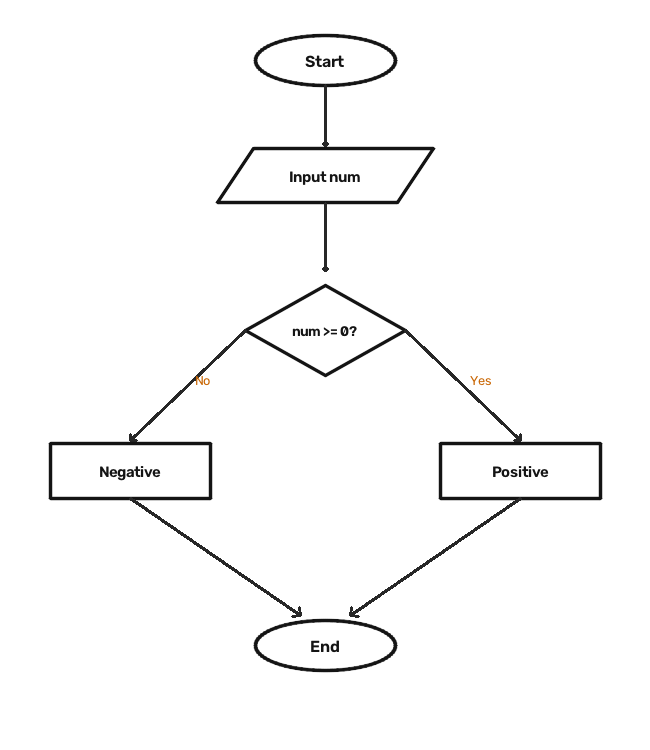
#> input picture samples/sample_decision.png, 650 x 750 px
$ python -i vision_processor.py   (imports and definitions only)   (older library calls are emulated)
#> lines starting #> are read from the running program, lines starting #| are printed output that depends on the picture; after the words box and inside, x2 and y2 are one past the last pixel; in counts of white or black regions, pixels touching at a corner belong together
"""
Module 1: Flowchart Vision & Image Processor
Author: Chethan S (Enhanced & Production Grade)

Features:
- 4-Point Perspective Transform & Whiteboard Deskewing
- Illumination Normalization & Shadow Removal
- Multi-shape detection (Oval, Rectangle, Diamond, Parallelogram, Circle)
- Directed arrow connection mapping with Hough Lines
- Confidence scoring & Annotated visual overlay
"""

import cv2
import numpy as np
import math
import os
import json
from dataclasses import dataclass, field, asdict
from typing import List, Tuple, Optional, Dict, Any


@dataclass
class DetectedNode:
    """A detected geometric shape block."""
    id: int
    shape: str              # "oval", "rectangle", "diamond", "parallelogram", "circle", "unknown"
    x: int                  # Bounding box x
    y: int                  # Bounding box y
    w: int                  # Bounding box width
    h: int                  # Bounding box height
    cx: int                 # Center x
    cy: int                 # Center y
    confidence: float = 0.95
    contour_points: list = field(default_factory=list)

    def to_dict(self) -> dict:
        return asdict(self)


@dataclass
class DetectedEdge:
    """A directed connection between two nodes."""
    source_id: int
    target_id: int
    label: str = ""         # "Yes", "No", "True", "False", or ""
    confidence: float = 0.90

    def to_dict(self) -> dict:
        return asdict(self)


@dataclass
class ShapeDetectionResult:
    """Full result of the vision stage."""
    nodes: List[DetectedNode] = field(default_factory=list)
    edges: List[DetectedEdge] = field(default_factory=list)
    image_width: int = 0
    image_height: int = 0
    deskewed: bool = False

    # [8 lines left out: function to_dict, not called in this run]

    def to_json(self, indent: int = 2) -> str:
        return json.dumps(self.to_dict(), indent=indent)


class ImageEnhancer:
    """Advanced preprocessing for Whiteboard photos, scans, and hand-drawn diagrams."""

    # [70 lines left out: functions remove_shadows, auto_deskew, not called in this run]


class VisionProcessor:
    """
    Main Vision Processing Engine.
    Handles image reading, deskewing, contour & shape analysis, arrow matching, and overlay generation.
    """

    COLOR_PALETTE = {
        "oval": (46, 204, 113),          # Emerald Green (Start/End)
        "rectangle": (52, 152, 219),     # Bright Blue (Process)
        "diamond": (243, 156, 18),       # Orange / Amber (Decision)
        "parallelogram": (155, 89, 182), # Amethyst Purple (I/O)
        "circle": (26, 188, 156),        # Turquoise
        "unknown": (149, 165, 166),      # Gray
    }

    def __init__(self, deskew: bool = False, shadow_removal: bool = False):
        self.deskew = deskew
        self.shadow_removal = shadow_removal

    def process_image(self, image_input) -> Tuple[ShapeDetectionResult, np.ndarray, np.ndarray]:
        """
        Processes an image from a path or numpy array.
        Returns:
            (ShapeDetectionResult, processed_img, annotated_overlay_img)
        """
#> called with image_input = '../samples/sample_decision.png'
        # Load image if string path
        if isinstance(image_input, str):
            if not os.path.exists(image_input):
                raise FileNotFoundError(f"Image not found at: {image_input}")
            img = cv2.imread(image_input)
#> img is the input picture: shape (750, 650, 3); mean B, G, R 249.1, 249.1, 249.1
            if img is None:
                raise ValueError(f"Failed to decode image from: {image_input}")
        elif isinstance(image_input, np.ndarray):
            img = image_input.copy()
        else:
            raise TypeError("Expected image_input to be a file path string or numpy.ndarray")

        is_deskewed = False
        if self.deskew:
            img, is_deskewed = ImageEnhancer.auto_deskew(img)

        if self.shadow_removal:
            img = ImageEnhancer.remove_shadows(img)

        h, w = img.shape[:2]

        # Convert to binary
        gray = cv2.cvtColor(img, cv2.COLOR_BGR2GRAY)
        blurred = cv2.GaussianBlur(gray, (5, 5), 0)
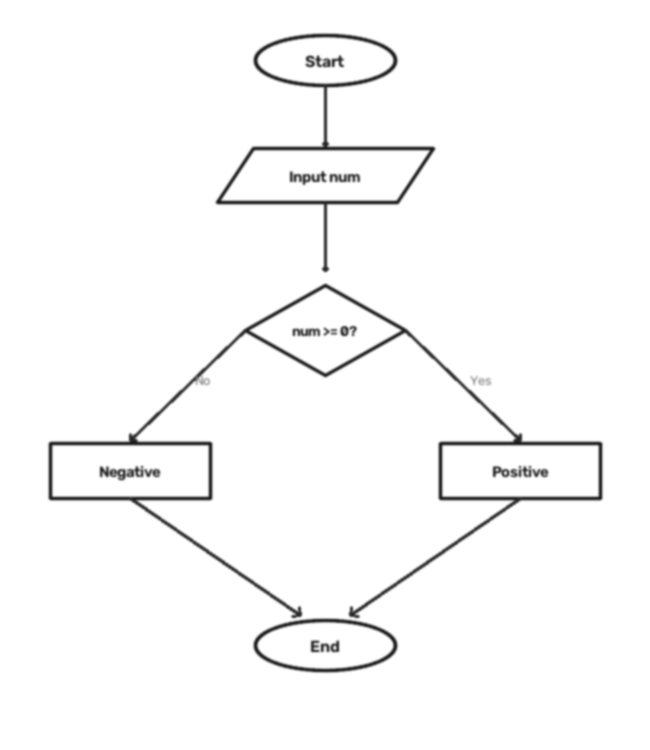
#> blurred: shape (750, 650); min 25, max 255, mean 249.1

        binary = cv2.adaptiveThreshold(
            blurred, 255,
            cv2.ADAPTIVE_THRESH_GAUSSIAN_C,
            cv2.THRESH_BINARY_INV,
            blockSize=13,
            C=6,
        )
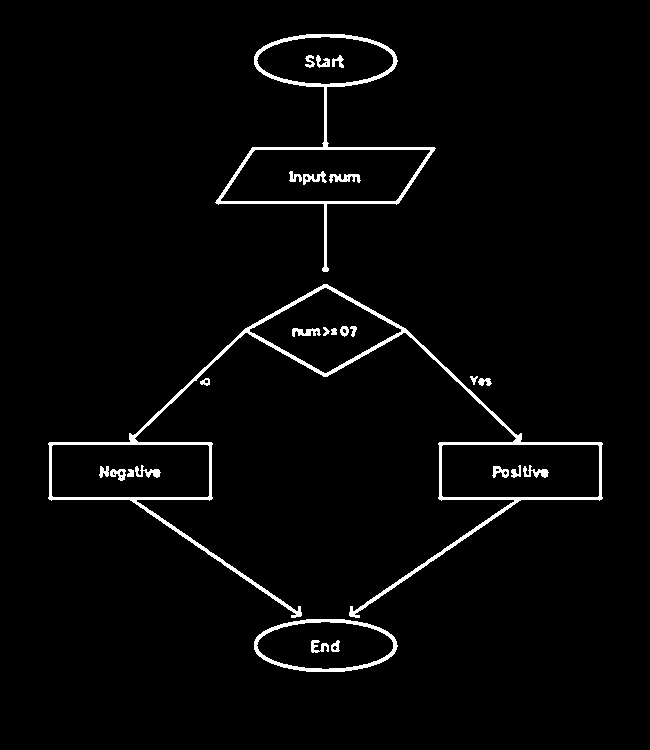
#> binary: shape (750, 650); 2.7% white; 26 white regions, largest, box (x1, y1, x2, y2) and area: (48, 284, 603, 618) 6689, (215, 34, 436, 272) 3187, (254, 619, 398, 672) 1225

        kernel = cv2.getStructuringElement(cv2.MORPH_RECT, (3, 3))
        binary_cleaned = cv2.morphologyEx(binary, cv2.MORPH_CLOSE, kernel, iterations=2)
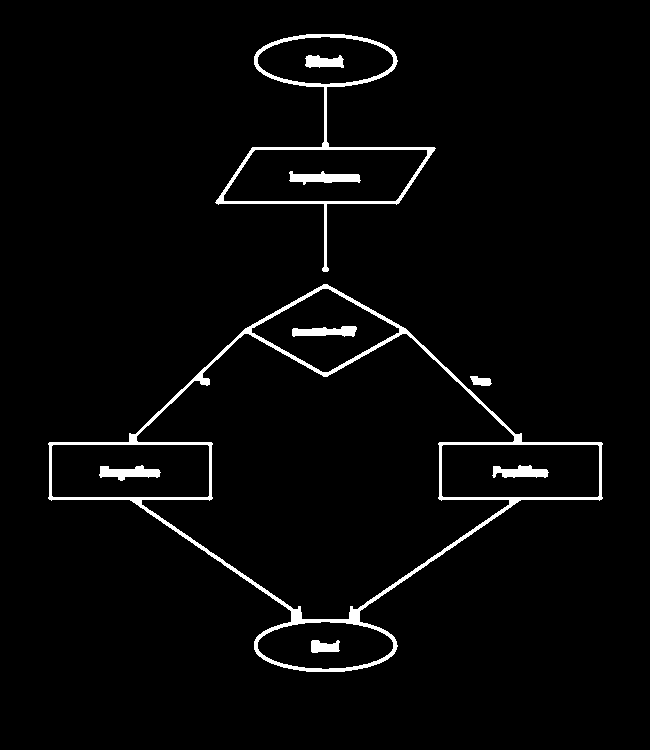
#> binary_cleaned: shape (750, 650); 3% white; 9 white regions

        # Detect shapes
        nodes = self._detect_nodes(binary_cleaned, w, h)

        # Detect edges
        edges = self._detect_edges(binary_cleaned, nodes)

        result = ShapeDetectionResult(
            nodes=nodes,
            edges=edges,
            image_width=w,
            image_height=h,
            deskewed=is_deskewed,
        )

        # Build annotated overlay
        annotated = self.render_annotated(img, result)

        return result, img, annotated

    def _detect_nodes(self, binary: np.ndarray, img_w: int, img_h: int) -> List[DetectedNode]:
        """Detect and classify all flowchart shape contours."""
#> called with img_w = 650, img_h = 750
        contours, _ = cv2.findContours(binary, cv2.RETR_TREE, cv2.CHAIN_APPROX_SIMPLE)
#> contours = 16 contours; largest, box (x1, y1, x2, y2) and area: (48, 284, 603, 672) 99075, (136, 333, 515, 620) 64490, (215, 34, 436, 272) 16528, (223, 149, 428, 202) 9163, (441, 444, 600, 498) 8366
        img_area = img_w * img_h
        min_area = max(400, int(0.0005 * img_area))
        max_area = int(0.25 * img_area)

        raw_nodes = []
        node_id = 0

        for cnt in contours:
            area = cv2.contourArea(cnt)
            if area < min_area or area > max_area:
                continue

            x, y, w, h = cv2.boundingRect(cnt)
            if h < 25 or h > 0.40 * img_h or w < 40 or w > 0.75 * img_w:
                continue

            aspect_ratio = float(w) / max(h, 1)
            if aspect_ratio < 0.35 or aspect_ratio > 4.5:
                continue

            cx, cy = x + w // 2, y + h // 2

            peri = cv2.arcLength(cnt, True)
            approx = cv2.approxPolyDP(cnt, 0.03 * peri, True)

            shape, confidence = self._classify_shape(cnt, approx, w, h)

            raw_nodes.append(DetectedNode(
                id=node_id,
                shape=shape,
                x=x, y=y, w=w, h=h,
                cx=cx, cy=cy,
                confidence=confidence,
                contour_points=approx.reshape(-1, 2).tolist(),
            ))
            node_id += 1
#> this loop made 16 passes
#> (x, y, w, h) on passes 2, 6, 8, 11, 14: (48, 284, 555, 388), (492, 465, 57, 13), (99, 465, 62, 16), (292, 326, 65, 11), (289, 171, 72, 14)
#> after the loop, node_id = 8; raw_nodes = 8 items

        # Filter nested/duplicate bounding boxes
        filtered = self._filter_nested_nodes(raw_nodes)

        # Sort top-to-bottom for intuitive ID sequencing
        filtered.sort(key=lambda n: (n.cy // 50, n.cx))
        for i, node in enumerate(filtered):
            node.id = i

        return filtered

    def _classify_shape(self, contour, approx, w: int, h: int) -> Tuple[str, float]:
        """Determines if contour is oval, diamond, rectangle, parallelogram, or circle."""
        num_vertices = len(approx)
        aspect_ratio = float(w) / max(h, 1)
        area = cv2.contourArea(contour)
        rect_area = w * h
        extent = area / max(rect_area, 1)

        # 1. Oval / Start-End (High vertex count + smooth ellipse fit or rounded aspect)
        if num_vertices >= 5 and extent > 0.65:
            if len(contour) >= 5:
                try:
                    ellipse = cv2.fitEllipse(contour)
                    ell_w, ell_h = ellipse[1]
                    ratio = min(ell_w, ell_h) / max(ell_w, ell_h, 1e-3)
                    # If roughly circular, classify as circle/connector, else oval
                    if ratio > 0.85 and 0.8 < aspect_ratio < 1.2:
                        return "circle", 0.95
                    return "oval", 0.92
                except Exception:
                    pass

        # 2. Diamond / Decision Block (4 vertices or rotated square extent)
        if num_vertices == 4:
            pts = approx.reshape(4, 2)
            # Center of points
            mean_pt = pts.mean(axis=0)
            dists = [math.hypot(p[0] - mean_pt[0], p[1] - mean_pt[1]) for p in pts]
            spread = (max(dists) - min(dists)) / max(np.mean(dists), 1)
            if 0.40 < extent < 0.78 and 0.5 < aspect_ratio < 2.0:
                return "diamond", 0.94

        # 3. Parallelogram / I/O Block (Skewed sides)
        if num_vertices == 4 and extent > 0.68:
            pts = approx.reshape(4, 2)
            s = pts.sum(axis=1)
            diff = np.diff(pts, axis=1).flatten()
            tl = pts[np.argmin(s)]
            br = pts[np.argmax(s)]
            tr = pts[np.argmin(diff)]
            bl = pts[np.argmax(diff)]
            left_skew = abs(tl[0] - bl[0])
            right_skew = abs(tr[0] - br[0])
            if (left_skew > w * 0.08 or right_skew > w * 0.08) and abs(left_skew - right_skew) < w * 0.15:
                return "parallelogram", 0.91

        # 4. Rectangle / Process Block
        if 4 <= num_vertices <= 6 and extent > 0.75:
            return "rectangle", 0.96

        # Circularity fallback
        peri = cv2.arcLength(contour, True)
        circularity = (4 * math.pi * area) / max(peri * peri, 1)
        if circularity > 0.75 and 0.7 < aspect_ratio < 1.4:
            return "circle", 0.88
        elif circularity > 0.55:
            return "oval", 0.82
        elif extent > 0.75:
            return "rectangle", 0.85

        return "rectangle" if extent > 0.65 else "unknown", 0.70

    def _filter_nested_nodes(self, nodes: List[DetectedNode]) -> List[DetectedNode]:
        """Removes interior text contours or double borders by checking bounding box overlap."""
        to_remove = set()
        for i, a in enumerate(nodes):
            for j, b in enumerate(nodes):
                if i == j or i in to_remove or j in to_remove:
                    continue
                x_left = max(a.x, b.x)
                y_top = max(a.y, b.y)
                x_right = min(a.x + a.w, b.x + b.w)
                y_bottom = min(a.y + a.h, b.y + b.h)

                if x_right > x_left and y_bottom > y_top:
                    intersection_area = (x_right - x_left) * (y_bottom - y_top)
                    area_a = a.w * a.h
                    area_b = b.w * b.h
                    min_area = min(area_a, area_b)
                    max_area = max(area_a, area_b)
                    if intersection_area / max(min_area, 1) > 0.65:
                        if max_area > 2.5 * min_area:
                            to_remove.add(i if area_a > area_b else j)
                        else:
                            to_remove.add(i if area_a < area_b else j)
#> this loop made 8 passes
#> after the loop, to_remove = 1 item
#> in _detect_nodes, `filtered = self._filter_nested_nodes(raw_nodes)`: filtered = 7 items
#> the loop in _detect_nodes, `for i, node in enumerate(filtered):` made 7 passes

        return [n for i, n in enumerate(nodes) if i not in to_remove]

    def _detect_edges(self, binary: np.ndarray, nodes: List[DetectedNode]) -> List[DetectedEdge]:
        """Detect connections between shapes using line segments + proximity fallback."""
        if len(nodes) < 2:
            return []

        # Mask out shapes
        line_mask = binary.copy()
        for n in nodes:
            pad = 8
            x1 = max(0, n.x - pad)
            y1 = max(0, n.y - pad)
            x2 = min(line_mask.shape[1], n.x + n.w + pad)
            y2 = min(line_mask.shape[0], n.y + n.h + pad)
            line_mask[y1:y2, x1:x2] = 0
#> this loop made 7 passes
#> (x1, y1, x2, y2) on passes 1 to 7: (249, 28, 402, 93), (215, 141, 436, 210), (243, 280, 408, 381), (43, 436, 218, 506), (128, 325, 523, 628), (433, 436, 608, 506), (249, 613, 402, 678)
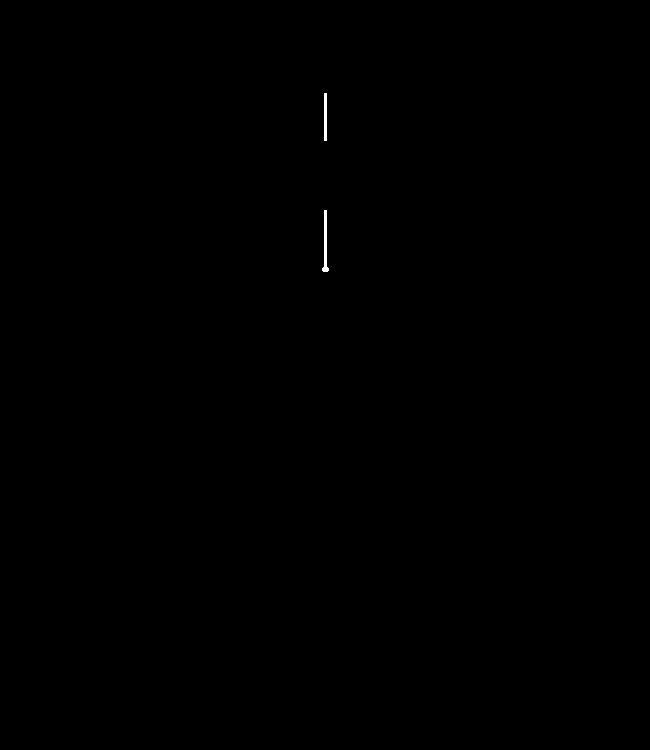
#> line_mask: shape (750, 650); 0.07% white; 2 white regions, box (x1, y1, x2, y2) and area: (322, 210, 329, 272) 202, (324, 93, 327, 141) 144

        # Detect line segments
        kernel = cv2.getStructuringElement(cv2.MORPH_RECT, (3, 3))
        dilated = cv2.dilate(line_mask, kernel, iterations=1)
#> dilated: shape (750, 650); 0.12% white; 2 white regions, box (x1, y1, x2, y2) and area: (321, 209, 330, 273) 344, (323, 92, 328, 142) 250
        lines = cv2.HoughLinesP(dilated, 1, np.pi / 180, threshold=25, minLineLength=15, maxLineGap=25)
#> lines = [[324, 141, 325, 92], [323, 272, 323, 209], [327, 141, 327, 92], [324, 209, 325, 272], [326, 209, 328, 272], [323, 92, 325, 141], [323, 135, 323, 95], [326, 272, 326, 233], [326, 92, 326, 141], [327, 211, 327, 229]]

        edges = []
        existing_pairs = set()

        if lines is not None:
            for l in lines:
                pts = np.array(l).flatten()
                if len(pts) < 4:
                    continue
                x1, y1, x2, y2 = int(pts[0]), int(pts[1]), int(pts[2]), int(pts[3])
                src = self._find_closest_node(x1, y1, nodes)
                tgt = self._find_closest_node(x2, y2, nodes)
                if src is not None and tgt is not None and src != tgt:
                    # Direction: by default flowcharts flow downward / rightward
                    s_node = nodes[src]
                    t_node = nodes[tgt]
                    if s_node.cy > t_node.cy + 30:
                        src, tgt = tgt, src
                    pair = (src, tgt)
                    if pair not in existing_pairs:
                        existing_pairs.add(pair)
                        label = ""
                        # If source is a decision diamond, check branch position
                        if s_node.shape == "diamond":
                            label = "Yes" if t_node.cx >= s_node.cx else "No"
                        edges.append(DetectedEdge(source_id=src, target_id=tgt, label=label))
#> this loop made 10 passes
#> (x1, y1, x2, y2, src, tgt, label) on passes 1 to 2: (324, 141, 325, 92, 0, 1, ''), (323, 272, 323, 209, 1, 2, 'Yes')
#> after the loop, edges = 2 items; existing_pairs = 2 items

        # Proximity topological fallback if arrows are disconnected
        if len(edges) < len(nodes) - 1:
            sorted_by_y = sorted(nodes, key=lambda n: n.cy)
#> sorted_by_y = 7 items
            for i in range(len(sorted_by_y) - 1):
                src = sorted_by_y[i]
                tgt = sorted_by_y[i + 1]
                pair = (src.id, tgt.id)
                rev_pair = (tgt.id, src.id)
                if pair not in existing_pairs and rev_pair not in existing_pairs:
                    label = "Yes" if src.shape == "diamond" and i % 2 == 0 else ("No" if src.shape == "diamond" else "")
                    edges.append(DetectedEdge(source_id=src.id, target_id=tgt.id, label=label))
                    existing_pairs.add(pair)
#> this loop made 6 passes
#> (pair, rev_pair, label) on passes 3 to 6: ((2, 3), (3, 2), 'Yes'), ((3, 5), (5, 3), ''), ((5, 4), (4, 5), ''), ((4, 6), (6, 4), '')
#> after the loop, edges = 6 items; existing_pairs = 6 items

        return edges

    def _find_closest_node(self, px: int, py: int, nodes: List[DetectedNode], max_dist: float = 120) -> Optional[int]:
        best_id = None
        best_d = max_dist
        for n in nodes:
            dx = max(n.x - px, 0, px - (n.x + n.w))
            dy = max(n.y - py, 0, py - (n.y + n.h))
            d = math.hypot(dx, dy)
            if d < best_d:
                best_d = d
                best_id = n.id
        return best_id

    def render_annotated(self, img: np.ndarray, result: ShapeDetectionResult) -> np.ndarray:
        """Draws polished high-contrast bounding boxes, arrows, and tags onto the image."""
        canvas = img.copy()

        # 1. Draw directed edges with glowing arrows
        for e in result.edges:
            src = next((n for n in result.nodes if n.id == e.source_id), None)
            tgt = next((n for n in result.nodes if n.id == e.target_id), None)
            if src and tgt:
                # Arrow line
                color = (0, 140, 255) if not e.label else ((0, 200, 0) if e.label == "Yes" else (0, 0, 230))
                cv2.arrowedLine(canvas, (src.cx, src.cy), (tgt.cx, tgt.cy), color, 2, tipLength=0.04)
                if e.label:
                    mid_x = (src.cx + tgt.cx) // 2
                    mid_y = (src.cy + tgt.cy) // 2
                    cv2.putText(canvas, e.label, (mid_x + 5, mid_y),
                                cv2.FONT_HERSHEY_DUPLEX, 0.5, color, 1, cv2.LINE_AA)
#> this loop made 6 passes
#> (mid_x, mid_y) on passes 2 to 3: (325, 252), (227, 400)
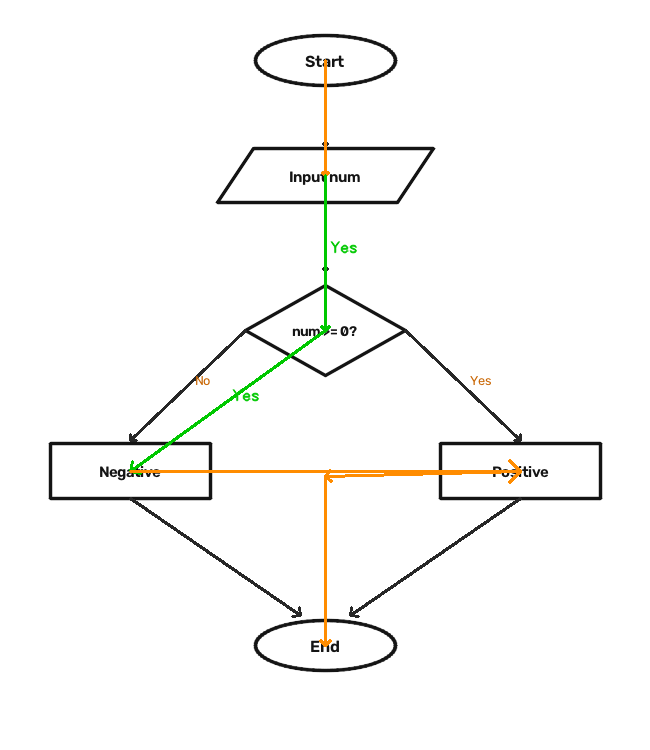
#> canvas: shape (750, 650, 3); 0.89% of pixels changed, all inside (x1, y1, x2, y2) = (129, 59, 522, 647)

        # 2. Draw shapes and labels
        for n in result.nodes:
            bgr = self.COLOR_PALETTE.get(n.shape, (140, 140, 140))
            pts = np.array(n.contour_points, dtype=np.int32)
            if len(pts) >= 3:
                cv2.polylines(canvas, [pts], True, bgr, 2, lineType=cv2.LINE_AA)
            else:
                cv2.rectangle(canvas, (n.x, n.y), (n.x + n.w, n.y + n.h), bgr, 2)

            # Node chip badge
            badge_text = f"#{n.id} {n.shape.upper()} ({int(n.confidence*100)}%)"
            (tw, th), _ = cv2.getTextSize(badge_text, cv2.FONT_HERSHEY_SIMPLEX, 0.45, 1)
            badge_y1 = max(0, n.y - th - 8)
            cv2.rectangle(canvas, (n.x, badge_y1), (n.x + tw + 10, badge_y1 + th + 6), bgr, -1)
            cv2.putText(canvas, badge_text, (n.x + 5, badge_y1 + th + 1),
                        cv2.FONT_HERSHEY_SIMPLEX, 0.42, (255, 255, 255), 1, cv2.LINE_AA)
#> this loop made 7 passes
#> (badge_text, tw, badge_y1) on passes 1 to 7: ('#0 OVAL (92%)', 109, 18), ('#1 PARALLELOGRAM (91%)', 190, 131), ('#2 DIAMOND (94%)', 137, 270), ('#3 RECTANGLE (96%)', 154, 426), ('#4 UNKNOWN (70%)', 145, 315), ('#5 RECTANGLE (96%)', 154, 426), ('#6 OVAL (92%)', 109, 603)
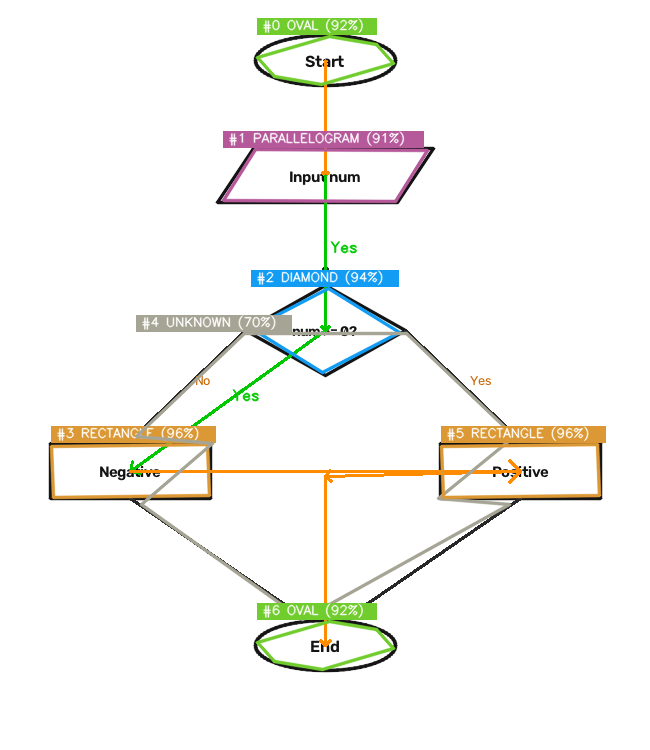
#> canvas: shape (750, 650, 3); 6.8% of pixels changed, all inside (x1, y1, x2, y2) = (49, 18, 606, 672)

        return canvas

>>> result = VisionProcessor().process_image('../samples/sample_decision.png')
